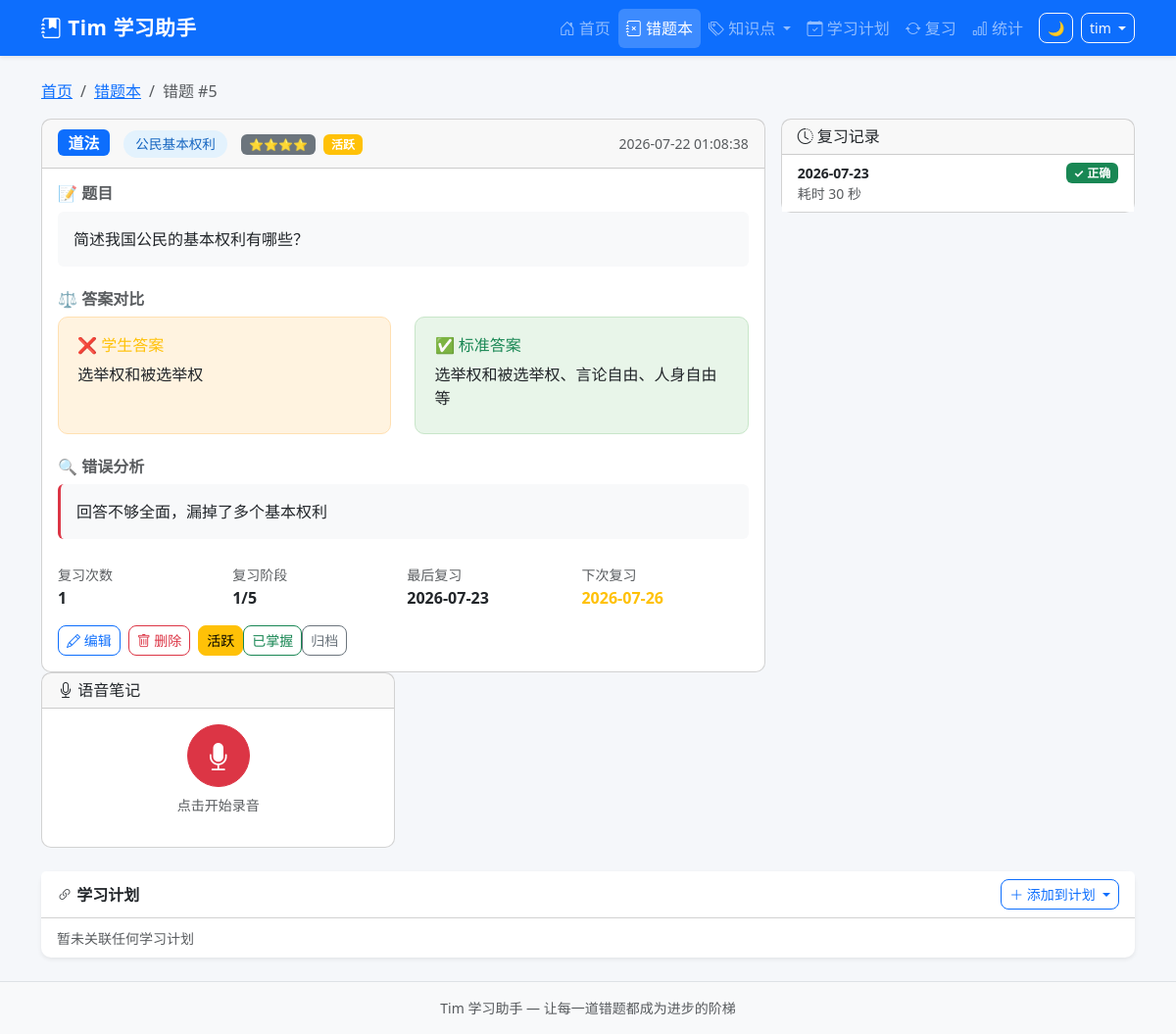
The page /questions/5 (signed in) on the database as committed earlier.
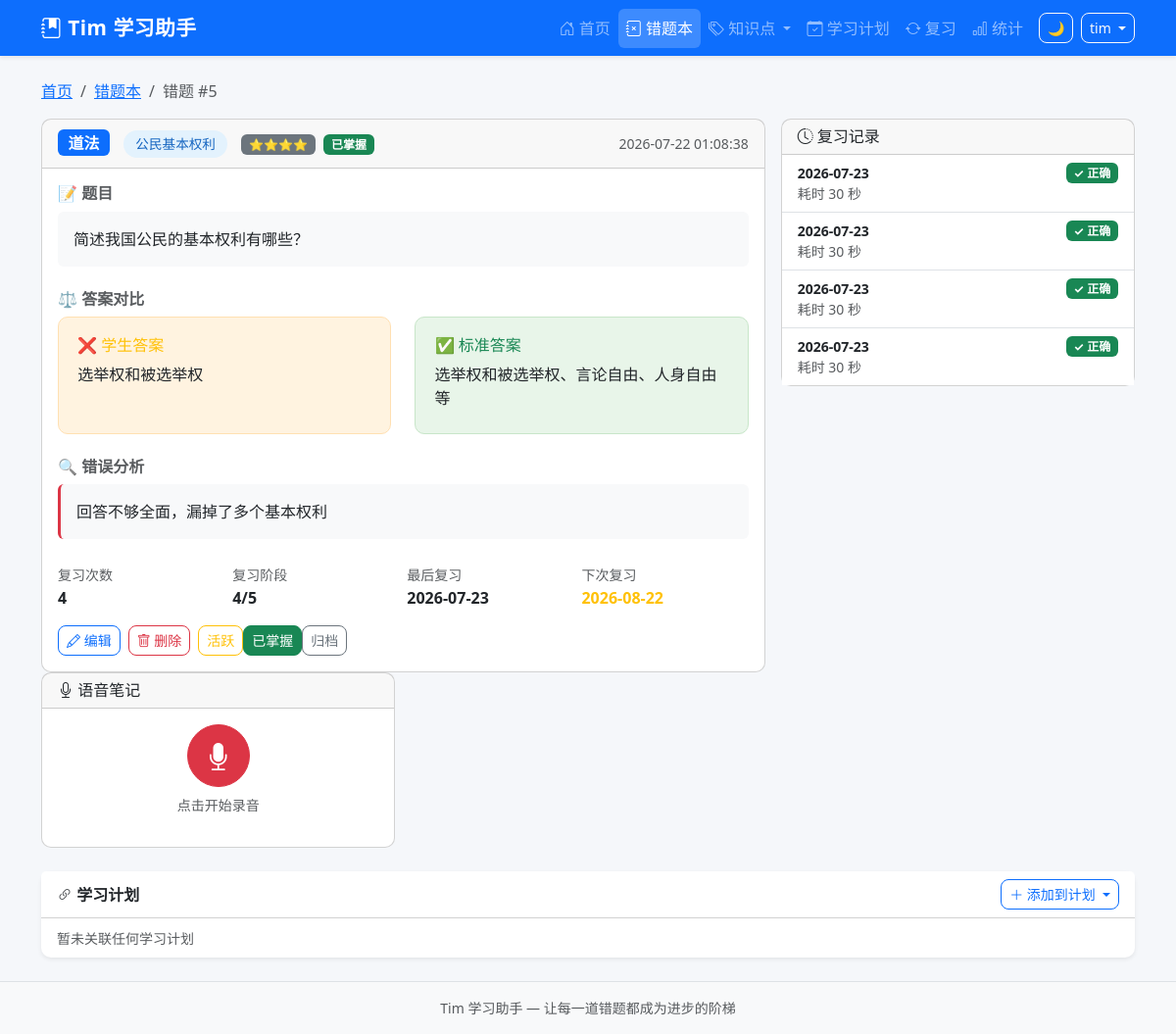
The same page on the database as committed later.
### tables this page shows
CREATE TABLE mistake_records (
            id INTEGER PRIMARY KEY AUTOINCREMENT,
            uuid TEXT NOT NULL,
            sys_platform TEXT NOT NULL DEFAULT 'web',
            bstudio_create_time TIMESTAMP DEFAULT CURRENT_TIMESTAMP,
            xueke TEXT NOT NULL,
            timu TEXT NOT NULL,
            xueshengdaan TEXT DEFAULT '',
            zhengquedaan TEXT DEFAULT '',
            cuowufenxi TEXT DEFAULT '',
            zhishidian TEXT DEFAULT '',
            difficulty INTEGER DEFAULT 1,
            review_count INTEGER DEFAULT 0,
            last_review_at TIMESTAMP,
            next_review_at TIMESTAMP,
            review_stage INTEGER DEFAULT 0,
            review_algorithm TEXT DEFAULT 'sm2',
            status TEXT DEFAULT 'active',
            updated_at TIMESTAMP DEFAULT CURRENT_TIMESTAMP
        , voice_data TEXT DEFAULT '');

CREATE TABLE review_logs (
            id INTEGER PRIMARY KEY AUTOINCREMENT,
            mistake_id INTEGER NOT NULL,
            uuid TEXT NOT NULL,
            review_date DATE NOT NULL,
            result TEXT NOT NULL,
            time_spent INTEGER DEFAULT 0,
            notes TEXT DEFAULT '',
            created_at TIMESTAMP DEFAULT CURRENT_TIMESTAMP,
            FOREIGN KEY (mistake_id) REFERENCES mistake_records(id) ON DELETE CASCADE
        );

### app.py (the view)
@app.route('/questions/<int:question_id>',)
@login_required
def question_detail(question_id):
    question = query_db(
        'SELECT * FROM mistake_records WHERE id = ? AND 1=1',
        (question_id,), one=True
    )
    if not question:
        flash('错题不存在', 'danger')
        return redirect(url_for('question_list',))
    question = dict(question)
    for field in ('timu', 'zhengquedaan', 'xueshengdaan', 'cuowufenxi'):
        if question.get(field):
            question[field] = question[field].replace('\\$', '$')
    images = query_db(
        'SELECT * FROM mistake_images WHERE mistake_id = ? ORDER BY id',
        (question_id,)
    )
    reviews = query_db(
        '''SELECT * FROM review_logs
           WHERE mistake_id = ? AND 1=1
           ORDER BY created_at DESC LIMIT 10''',
        (question_id,)
    )
    similar = []
    kp = question['zhishidian'] or ''
    if kp:
        similar = query_db(
            'SELECT id, timu, xueke FROM mistake_records WHERE zhishidian=? AND id!=? ORDER BY id DESC LIMIT 5',
            (kp, question_id)
        )
    similar = rows_to_dicts(similar)
    for s in similar:
        s['timu_plain'] = strip_latex(s['timu'])
    linked_plans = query_db(
        '''SELECT sp.* FROM study_plans sp
           JOIN plan_mistakes pm ON sp.id = pm.plan_id
           WHERE pm.mistake_id = ? AND sp.status NOT IN ('deleted','cancelled')
           ORDER BY sp.priority DESC''',
        (question_id,)
    )
    all_plans = query_db(
        "SELECT id, title FROM study_plans WHERE status NOT IN ('deleted','cancelled') ORDER BY title",
        ()
    )
    resp = make_response(render_template('question_detail.html',
        question=question,
        images=images,
        reviews=reviews,
        similar=similar,
        linked_plans=linked_plans,
        all_plans=all_plans))
    return set_uuid_cookie(resp, g.user_uuid)

### templates/question_detail.html (shortened to what this page needs)
{% extends "base.html" %}
{% block content %}
<nav aria-label="breadcrumb" class="mb-3">
    <ol class="breadcrumb">
        <li class="breadcrumb-item"><a href="{{ url_for('index') }}">首页</a></li>
        <li class="breadcrumb-item"><a href="{{ url_for('question_list') }}">错题本</a></li>
        <li class="breadcrumb-item active">错题 #{{ question['id'] }}</li>
    </ol>
</nav>
<div class="row g-3">
    <div class="col-lg-8">
        <div class="card">
            <div class="card-header d-flex justify-content-between align-items-center">
                <div>
                    <span class="badge bg-primary fs-6 me-2">{{ question['xueke'] }}</span>
                    {% if question['zhishidian'] %}
                    <span class="knowledge-badge">{{ question['zhishidian'] }}</span>
                    {% endif %}
                    <span class="badge bg-secondary ms-2">
                        {{ '⭐' * question['difficulty'] }}
                    </span>
                    <span class="badge bg-{{ 'success' if question['status'] == 'mastered' else 'warning' if question['status'] == 'active' else 'secondary' }} ms-1">
                        {{ {'active': '活跃', 'archived': '已归档', 'mastered': '已掌握'}[question['status']] }}
                    </span>
                </div>
                <small class="text-muted">{{ question['bstudio_create_time'] }}</small>
            </div>
            <div class="card-body">
                <h6 class="fw-bold text-muted mb-2">📝 题目</h6>
                <div class="p-3 bg-light rounded mb-4 latex-content" style="white-space: pre-wrap;">{{ question['timu'] }}</div>
                <h6 class="fw-bold text-muted mb-2">⚖️ 答案对比</h6>
                <div class="answer-compare mb-4">
                    <div class="answer-box student">
                        <h6 class="text-warning mb-2">❌ 学生答案</h6>
                        <div style="white-space: pre-wrap;">{{ (question['xueshengdaan'] or '(未填写)') }}</div>
                    </div>
                    <div class="answer-box correct">
                        <h6 class="text-success mb-2">✅ 标准答案</h6>
                        <div style="white-space: pre-wrap;">{{ (question['zhengquedaan'] or '(未填写)') }}</div>
                    </div>
                </div>
                {% if question['cuowufenxi'] %}
                <h6 class="fw-bold text-muted mb-2">🔍 错误分析</h6>
                <div class="p-3 border-start border-danger border-3 bg-light rounded mb-4 latex-content" style="white-space: pre-wrap;">{{ question['cuowufenxi'] }}</div>
                {% endif %}
                <div class="row g-2 mb-3">
                    <div class="col-md-3">
                        <small class="text-muted">复习次数</small>
                        <div class="fw-bold">{{ question['review_count'] }}</div>
                    </div>
                    <div class="col-md-3">
                        <small class="text-muted">复习阶段</small>
                        <div class="fw-bold">{{ question['review_stage'] }}/5</div>
                    </div>
                    <div class="col-md-3">
                        <small class="text-muted">最后复习</small>
                        <div class="fw-bold">{{ question['last_review_at'][:10] if question['last_review_at'] else '未复习' }}</div>
                    </div>
                    <div class="col-md-3">
                        <small class="text-muted">下次复习</small>
                        <div class="fw-bold text-{{ 'warning' if question['next_review_at'] else 'muted' }}">
                            {{ question['next_review_at'][:10] if question['next_review_at'] else '待定' }}
                        </div>
                    </div>
                </div>
                <div class="d-flex flex-wrap gap-2">
                    <a href="{{ url_for('edit_question', question_id=question['id']) }}" class="btn btn-outline-primary btn-sm">
                        <i class="bi bi-pencil"></i> 编辑
                    </a>
                    <form method="POST" action="{{ url_for('delete_question', question_id=question['id']) }}" class="d-inline">
                        <button type="submit" class="btn btn-outline-danger btn-sm" data-confirm="确定要删除这道错题吗？删除后可到回收站恢复。">
                            <i class="bi bi-trash"></i> 删除
                        </button>
                    </form>
                    <div class="btn-group">
                        <form method="POST" action="{{ url_for('toggle_status', question_id=question['id']) }}" class="d-inline">
                            <button type="submit" class="btn btn-outline-warning btn-sm {% if question['status'] == 'active' %}active{% endif %}">活跃</button>
                        </form>
                        <form method="POST" action="{{ url_for('toggle_status', question_id=question['id']) }}" class="d-inline">
                            <button type="submit" class="btn btn-outline-success btn-sm {% if question['status'] == 'mastered' %}active{% endif %}">已掌握</button>
                        </form>
                        <form method="POST" action="{{ url_for('toggle_status', question_id=question['id']) }}" class="d-inline">
                            <button type="submit" class="btn btn-outline-secondary btn-sm {% if question['status'] == 'archived' %}active{% endif %}">归档</button>
                        </form>
                    </div>
                </div>
            </div>
        </div>
    </div>
    <div class="col-lg-4">
        <div class="card">
            <div class="card-header">
                <h6 class="mb-0"><i class="bi bi-clock-history"></i> 复习记录</h6>
            </div>
            <div class="card-body p-0">
                {% if reviews %}
                <div class="list-group list-group-flush">
                    {% for r in reviews %}
                    <div class="list-group-item">
                        <div class="d-flex justify-content-between">
                            <small class="fw-bold">{{ r['review_date'] }}</small>
                            <span class="badge bg-{{ 'success' if r['result'] == 'correct' else 'danger' if r['result'] == 'incorrect' else 'warning' }}">
                                {{ {'correct': '✓ 正确', 'incorrect': '✗ 错误', 'partial': '△ 部分'}[r['result']] }}
                            </span>
                        </div>
                        {% if r['time_spent'] %}
                        <small class="text-muted d-block">耗时 {{ r['time_spent'] }} 秒</small>
                        {% endif %}
                    </div>
                    {% endfor %}
                </div>
                {% else %}
                <div class="text-center py-3 text-muted">
                    <small>暂无复习记录</small>
                </div>
                {% endif %}
            </div>
        </div>
    </div>
    <div class="col-lg-4 mt-3 mt-lg-0">
        <div class="card">
            <div class="card-header">
                <h6 class="mb-0"><i class="bi bi-mic"></i> 语音笔记</h6>
            </div>
            <div class="card-body text-center">
                <div id="voice-recorder" {% if question['voice_data'] %}style="display:none"{% endif %}>
                    <button id="record-btn" class="btn btn-danger btn-lg rounded-circle" onclick="toggleRecord()"
                            style="width:64px;height:64px;" title="点击录音">
                        <i class="bi bi-mic-fill fs-3"></i>
                    </button>
                    <p class="text-muted small mt-2" id="record-status">点击开始录音</p>
                </div>
            </div>
        </div>
    </div>
</div>
{% if linked_plans %}
<div class="row mt-4">
    <div class="col-12">
        <div class="card border-0 shadow-sm">
            <div class="card-header bg-white fw-bold d-flex justify-content-between align-items-center">
                <span><i class="bi bi-link-45deg text-success"></i> 所属学习计划</span>
                <div class="dropdown">
                    <button class="btn btn-outline-primary btn-sm dropdown-toggle" data-bs-toggle="dropdown">
                        <i class="bi bi-plus-lg"></i> 添加到计划
                    </button>
                    <ul class="dropdown-menu dropdown-menu-end">
                        {% for ap in all_plans %}
                        <li><a class="dropdown-item plan-add-link" href="#" data-plan-id="{{ ap['id'] }}">{{ ap['title'] }}</a></li>
                        {% endfor %}
                        {% if not all_plans %}
                        <li><span class="dropdown-item text-muted">暂无活跃计划</span></li>
                        {% endif %}
                    </ul>
                </div>
            </div>
            <div class="card-body py-2">
                <div class="d-flex flex-wrap gap-1">
                    {% for lp in linked_plans %}
                    <a href="{{ url_for('plan_mistakes', plan_id=lp['id']) }}" class="badge bg-success text-decoration-none">
                        {{ lp['title'] }}
                    </a>
                    {% endfor %}
                </div>
            </div>
        </div>
    </div>
</div>
{% else %}
<div class="row mt-4">
    <div class="col-12">
        <div class="card border-0 shadow-sm">
            <div class="card-header bg-white fw-bold d-flex justify-content-between align-items-center">
                <span><i class="bi bi-link-45deg text-muted"></i> 学习计划</span>
                {% if all_plans %}
                <div class="dropdown">
                    <button class="btn btn-outline-primary btn-sm dropdown-toggle" data-bs-toggle="dropdown">
                        <i class="bi bi-plus-lg"></i> 添加到计划
                    </button>
                </div>
                {% endif %}
            </div>
            <div class="card-body py-2">
                <span class="text-muted small">暂未关联任何学习计划</span>
            </div>
        </div>
    </div>
</div>
{% endif %}
{% endblock %}

### templates/base.html (shortened to what this page needs)
<!DOCTYPE html>
<html lang="zh-CN">
<head>
    <link href="https://cdn.jsdelivr.net/npm/bootstrap@5.3.2/dist/css/bootstrap.min.css" rel="stylesheet">
    <link href="https://cdn.jsdelivr.net/npm/bootstrap-icons@1.11.3/font/bootstrap-icons.css" rel="stylesheet">
    <link href="{{ url_for('static', filename='css/style.css') }}" rel="stylesheet">
    <link rel="stylesheet" href="https://cdn.jsdelivr.net/npm/katex@0.16.9/dist/katex.min.css">
</head>
<body>
    <nav class="navbar navbar-expand-lg navbar-dark bg-primary shadow-sm">
        <div class="container">
            <a class="navbar-brand fw-bold" href="{{ url_for('index') }}">
                <i class="bi bi-journal-bookmark-fill"></i> Tim 学习助手
            </a>
            <div class="collapse navbar-collapse" id="navbarNav">
                <ul class="navbar-nav ms-auto">
                    <li class="nav-item">
                        <a class="nav-link {% if request.path == '/' %}active{% endif %}" href="{{ url_for('index') }}">
                            <i class="bi bi-house-door"></i> 首页
                        </a>
                    </li>
                    <li class="nav-item">
                        <a class="nav-link {% if request.path.startswith('/questions') %}active{% endif %}" href="{{ url_for('question_list') }}">
                            <i class="bi bi-journal-x"></i> 错题本
                        </a>
                    </li>
                    <li class="nav-item dropdown">
                        <a class="nav-link dropdown-toggle {% if request.path in ('/knowledge-points','/knowledge-map') %}active{% endif %}" href="#" id="kpDropdown" role="button" data-bs-toggle="dropdown" aria-expanded="false">
                            <i class="bi bi-tags"></i> 知识点
                        </a>
                    </li>
                    <li class="nav-item">
                        <a class="nav-link {% if request.path.startswith('/study-plans') %}active{% endif %}" href="{{ url_for('study_plans') }}">
                            <i class="bi bi-calendar-check"></i> 学习计划
                        </a>
                    </li>
                    <li class="nav-item">
                        <a class="nav-link {% if request.path.startswith('/review') %}active{% endif %}" href="{{ url_for('review_plan') }}">
                            <i class="bi bi-arrow-repeat"></i> 复习
                        </a>
                    </li>
                    <li class="nav-item">
                        <a class="nav-link {% if request.path == '/statistics' %}active{% endif %}" href="{{ url_for('statistics') }}">
                            <i class="bi bi-bar-chart"></i> 统计
                        </a>
                    </li>
                </ul>
                <button id="dark-toggle" class="btn btn-outline-light btn-sm ms-2" title="切换暗色模式" onclick="toggleDark()">🌙</button>
                {% if session.username %}
                <div class="dropdown ms-2">
                    <button class="btn btn-outline-light btn-sm dropdown-toggle" data-bs-toggle="dropdown">
                        {{ session.username }}
                    </button>
                </div>
                {% endif %}
            </div>
        </div>
    </nav>
    <main class="container py-4">
        {% block content %}{% endblock %}
    </main>
    <footer class="bg-light py-3 mt-auto border-top">
        <div class="container text-center text-muted small">
            Tim 学习助手 &mdash; 让每一道错题都成为进步的阶梯
        </div>
    </footer>
</body>
</html>

Rows that differ between the two databases and show on the page:
changed mistake_records "道法": status "活跃" → "已掌握"; review_count "1" → "4"; review_stage "1" → "4"; next_review_at "2026-07-26" → "2026-08-22"
added review_logs: review_date "2026-07-23", result "✓ 正确", time_spent "30"
added review_logs: review_date "2026-07-23", result "✓ 正确", time_spent "30"
added review_logs: review_date "2026-07-23", result "✓ 正确", time_spent "30"
